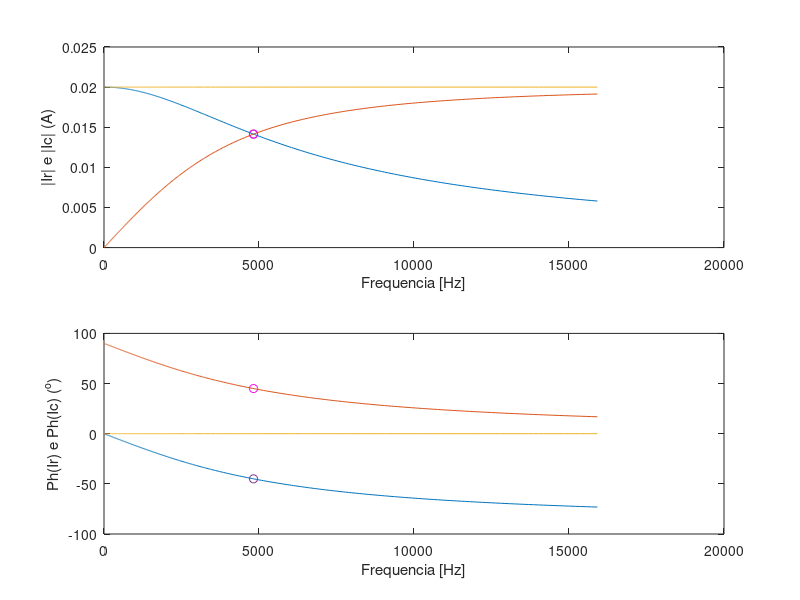

Write the MATLAB code that produced this figure.
## CIRCUITOS PARALELO

% Ir(w) e Ic(w)

%I = Ir + Ic
%Ir = (1/(j*w*C))/((R + 1)/(j*w*C))
%V = R*Ir = (1/(j*w*C))*Ic
%Ir = (1/(j*w*C))/(R*Ic)
%Ic = R/(1/(j*w*C))Ir
%I = Ir + Ic
%I = Ir + R/(1/(j*w*C))Ir
%(1/(j*w*C))*I = (1/(j*w*C))*Ir + R*Ir
%((1/(j*w*C)) + R)*Ir = (1/(j*w*C))*I
%1/(wC) = R
%1 = wRC
%w = 1/(RC)


I = 20e-3;
R = 150;
C = 220e-9;
w = logspace(0, 5, 1000);
w_c = 1/(R*C);

Ir = (1./(j*w*C))./((1./(j*w*C)) + R)*I;
Ic = (R)./((1./(j*w*C)) + R)*I;

Irc = (1./(j*w_c*C))./((1./(j*w_c*C)) + R)*I;
Icc = (R)./((1./(j*w_c*C)) + R)*I;



figure(1)
subplot(211), plot(w/(2*pi), abs(Ir), w/(2*pi), abs(Ic), w/(2*pi), abs(Ir+Ic), w_c/(2*pi), abs(Irc), 'o-', w_c/(2*pi), abs(Icc), 'om')
xlabel('Frequencia [Hz]'), ylabel('|Ir| e |Ic| (A)')
subplot(212), plot(w/(2*pi), angle(Ir)*180/pi, w/(2*pi), angle(Ic)*180/pi, w/(2*pi), angle(Ir+Ic)*180/pi, w_c/(2*pi), angle(Irc)*180/pi,'o-', w_c/(2*pi), angle(Icc)*180/pi,'om')
xlabel('Frequencia [Hz]'), ylabel('Ph(Ir) e Ph(Ic) (^o)')

